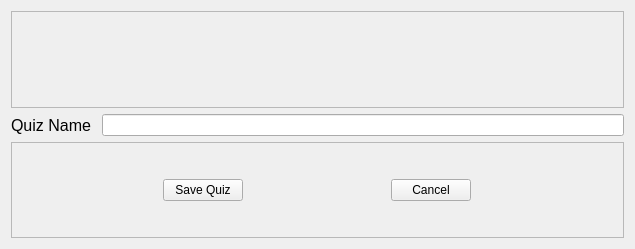
<?xml version="1.0" encoding="UTF-8"?>
<ui version="4.0">
 <class>Form</class>
 <widget class="QWidget" name="Form">
  <property name="geometry">
   <rect>
    <x>0</x>
    <y>0</y>
    <width>635</width>
    <height>249</height>
   </rect>
  </property>
  <property name="windowTitle">
   <string>Form</string>
  </property>
  <layout class="QGridLayout" name="gridLayout">
   <item row="1" column="1">
    <widget class="QLineEdit" name="lineEdit">
     <property name="sizePolicy">
      <sizepolicy hsizetype="Preferred" vsizetype="Fixed">
       <horstretch>0</horstretch>
       <verstretch>0</verstretch>
      </sizepolicy>
     </property>
    </widget>
   </item>
   <item row="1" column="0">
    <widget class="QLabel" name="label">
     <property name="sizePolicy">
      <sizepolicy hsizetype="Maximum" vsizetype="Preferred">
       <horstretch>0</horstretch>
       <verstretch>0</verstretch>
      </sizepolicy>
     </property>
     <property name="font">
      <font>
       <family>Helvetica</family>
       <pointsize>12</pointsize>
      </font>
     </property>
     <property name="text">
      <string>Quiz Name </string>
     </property>
    </widget>
   </item>
   <item row="2" column="0" colspan="2">
    <widget class="QFrame" name="frame">
     <property name="frameShape">
      <enum>QFrame::StyledPanel</enum>
     </property>
     <property name="frameShadow">
      <enum>QFrame::Raised</enum>
     </property>
     <layout class="QGridLayout" name="gridLayout_2">
      <item row="0" column="0">
       <widget class="QPushButton" name="pushButton">
        <property name="sizePolicy">
         <sizepolicy hsizetype="Maximum" vsizetype="Fixed">
          <horstretch>0</horstretch>
          <verstretch>0</verstretch>
         </sizepolicy>
        </property>
        <property name="text">
         <string>Save Quiz</string>
        </property>
       </widget>
      </item>
      <item row="0" column="1">
       <widget class="QPushButton" name="pushButton_2">
        <property name="sizePolicy">
         <sizepolicy hsizetype="Maximum" vsizetype="Fixed">
          <horstretch>0</horstretch>
          <verstretch>0</verstretch>
         </sizepolicy>
        </property>
        <property name="text">
         <string>Cancel</string>
        </property>
       </widget>
      </item>
     </layout>
    </widget>
   </item>
   <item row="0" column="0" colspan="2">
    <widget class="QFrame" name="frame_2">
     <property name="frameShape">
      <enum>QFrame::StyledPanel</enum>
     </property>
     <property name="frameShadow">
      <enum>QFrame::Raised</enum>
     </property>
     <layout class="QGridLayout" name="gridLayout_3">
      <item row="0" column="0">
       <widget class="QLabel" name="label_2">
        <property name="font">
         <font>
          <family>Helvetica</family>
          <pointsize>10</pointsize>
         </font>
        </property>
        <property name="text">
         <string/>
        </property>
        <property name="alignment">
         <set>Qt::AlignCenter</set>
        </property>
       </widget>
      </item>
     </layout>
    </widget>
   </item>
  </layout>
 </widget>
 <resources/>
 <connections/>
</ui>
